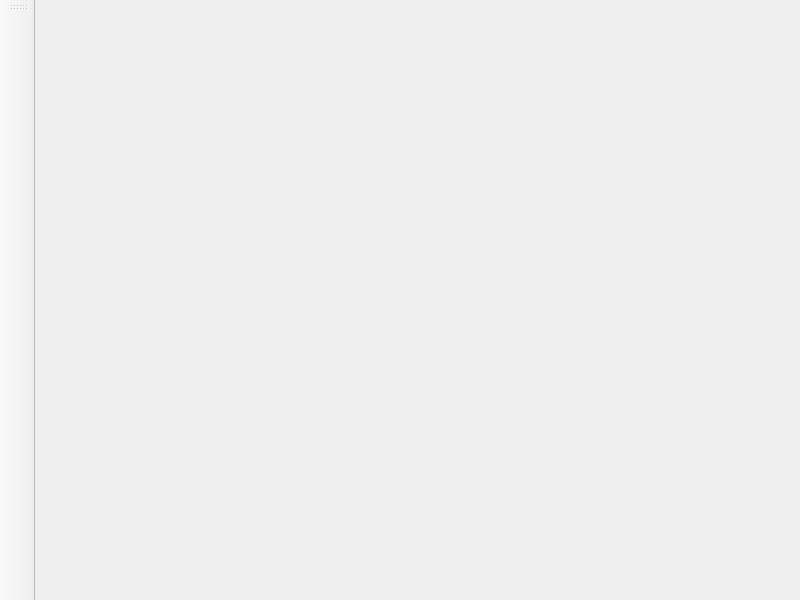
<?xml version="1.0" encoding="UTF-8"?>
<ui version="4.0">
 <class>MainWindow</class>
 <widget class="QMainWindow" name="MainWindow">
  <property name="geometry">
   <rect>
    <x>0</x>
    <y>0</y>
    <width>800</width>
    <height>600</height>
   </rect>
  </property>
  <property name="windowTitle">
   <string>MainWindow</string>
  </property>
  <widget class="QWidget" name="centralwidget"/>
  <widget class="QToolBar" name="toolBar">
   <property name="minimumSize">
    <size>
     <width>35</width>
     <height>0</height>
    </size>
   </property>
   <property name="windowTitle">
    <string>toolBar</string>
   </property>
   <attribute name="toolBarArea">
    <enum>LeftToolBarArea</enum>
   </attribute>
   <attribute name="toolBarBreak">
    <bool>false</bool>
   </attribute>
  </widget>
 </widget>
 <resources/>
 <connections/>
</ui>
